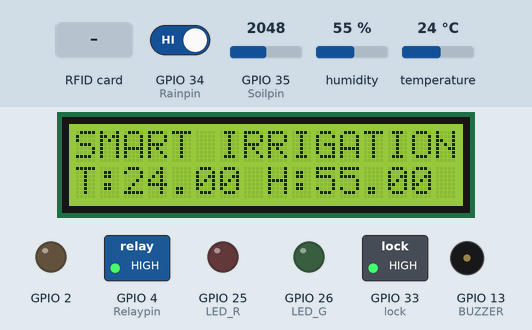
Bench run of a sketch on a simulated ESP32. Parts: 16×2 character LCD, switched loads named in the sketch (green lamp = pin HIGH), output pins drawn as LEDs (lit = HIGH), buzzer (waves = sounding, pin HIGH). Inputs (shaded band) come from the test bench; at power-on: GPIO 34 (Rainpin) HIGH, humidity 55 %, temperature 24 °C, GPIO 35 (Soilpin) = 2048. WiFi joins after 1.5 s; servers stay silent unless stated; what the sketch prints to the serial monitor is not drawn.

Above: at 3.1 s.
3.2 s: GPIO 34 (Rainpin) driven LOW
At 4.6 s:
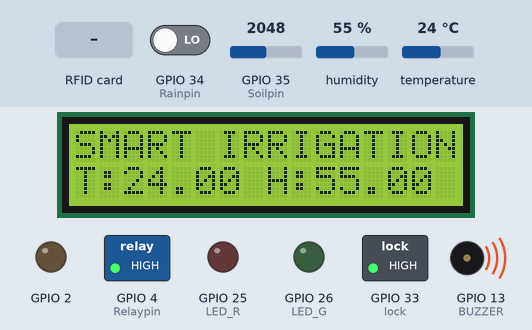
5.5 s: RFID card 70 B9 F2 1B held to the reader
At 6.6 s:
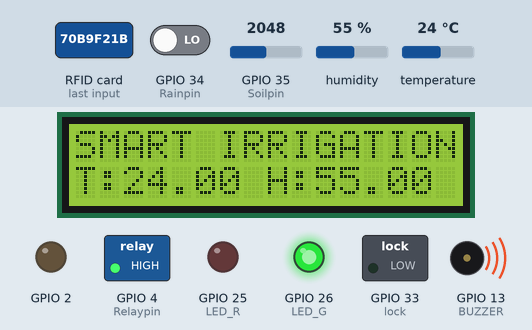
10.6 s: RFID card 5E 7A 19 C4 held to the reader
At 12.0 s:
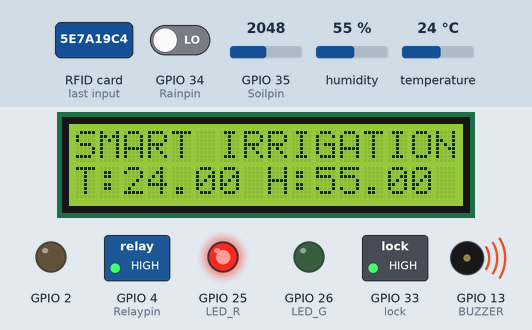
13.7 s: humidity set to 22 %
At 15.9 s:
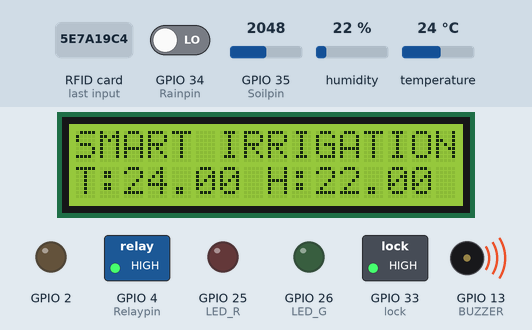
16.9 s: temperature set to 12 °C
At 18.9 s:
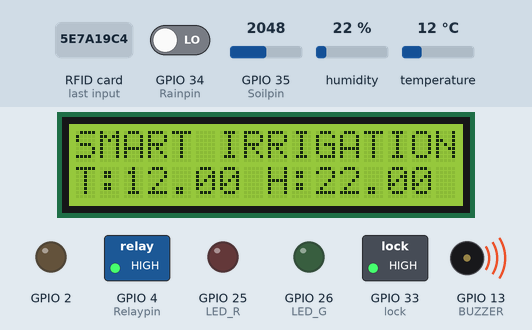
Timing chart, 0 to 20.4 s (numbered marks = the images above; inputs shaded):
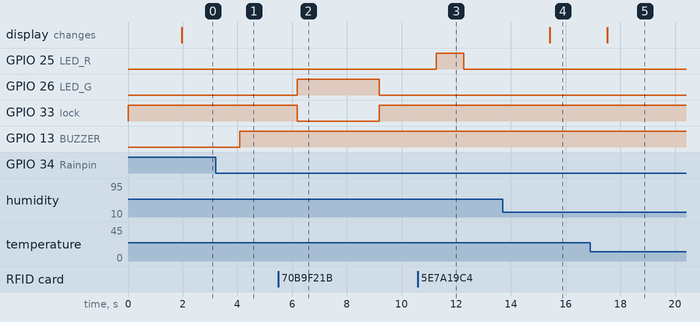

The sketch:

blocking.ino
```cpp
#include <WiFi.h>
#include <WiFiClient.h>
#include <BlynkSimpleEsp32.h>
#include <LiquidCrystal_I2C.h>
#define  BLYNK_PRINT Serial
#include <DHT.h>
#include <SPI.h>
#include <MFRC522.h>
#include <Wire.h>

#define BLYNK_PRINT Serial

#define BLYNK_TEMPLATE_ID "TMPL2xW1qNNeE"
#define BLYNK_TEMPLATE_NAME "Smart Irrigation System"

char auth[] = "mdaffpH0i1GG0WSqHStVM8cdHZ34ztJz";
char ssid[] = "hcn sar 03212323255";
char pass[] = "humayunsj789";


#define SCL 22
#define SDA 21

#define DHTPIN 17//dht pin

#define SS_PIN 5
#define SCK 18
#define MOSI 23
#define MISO 19
#define RST_PIN 32

#define Rainpin 34     // Pin connected to rain detector sensor
#define Soilpin 35   // Pin connected to soil moisture sensor
#define Relaypin 4           // Pin connected to relay control
#define lock 33
#define BUZZER 13
#define LED_G 26
#define LED_R 25
//const int lock = 18;


int Relay = 0;
float soil_threshold =40.0;
int rfid_cntrl =0;

//BlynkTimer timer;

DHT dht(DHTPIN, DHT11);
BlynkTimer timer;
LiquidCrystal_I2C lcd(0x27, 16, 2);// if lcd not work change address ox3F to 0x27
MFRC522 mfrc522(SS_PIN, RST_PIN);   // Create MFRC522 instance


byte cardUID[] = {0x70, 0xB9, 0xF2, 0x1B};    //enter your rfid card vlaue

// rfid lock from blynk
BLYNK_WRITE(V6) {
  rfid_cntrl= param.asInt();
  Serial.print("RIFD STATE");
  Serial.println(rfid_cntrl);
}


void rfid_func(){
  if(rfid_cntrl)
  {
    //digitalWrite(LED_R,0);
    Serial.print("RFID CNTRL IS HIGH");
    Serial.println(rfid_cntrl);

if (mfrc522.PICC_IsNewCardPresent() && mfrc522.PICC_ReadCardSerial()) {

    // Check if card UID matches pre-programmed card UID
    if (memcmp(mfrc522.uid.uidByte, cardUID, mfrc522.uid.size) == 0) {
      // Card matched
      Serial.println("Match found");
      digitalWrite(LED_G, HIGH);
      digitalWrite(lock, LOW);
      delay(3000);
      digitalWrite(lock, HIGH);
      digitalWrite(LED_G, LOW);
    } else {
      Serial.println("Invalid Card");
      digitalWrite(LED_R, HIGH);
      delay(1000);
      digitalWrite(LED_R, LOW);
    }

    mfrc522.PICC_HaltA();
    mfrc522.PCD_StopCrypto1();
  }
  }
  else
  {
    if (mfrc522.PICC_IsNewCardPresent() && mfrc522.PICC_ReadCardSerial()) {

    // Check if card UID matches pre-programmed card UID
    if (memcmp(mfrc522.uid.uidByte, cardUID, mfrc522.uid.size) == 0) {
      // Card matched
      Serial.println("Match found");
      digitalWrite(LED_G, HIGH);
      digitalWrite(lock, LOW);
      delay(3000);
      digitalWrite(lock, HIGH);
      digitalWrite(LED_G, LOW);
    } else {
      Serial.println("Invalid Card");
      digitalWrite(LED_R, HIGH);
      delay(1000);
      digitalWrite(LED_R, LOW);
    }

    mfrc522.PICC_HaltA();
    mfrc522.PCD_StopCrypto1();
  } }


}

//Get the button value
BLYNK_WRITE(V12) {
  Relay = param.asInt();

  if (Relay == 1) {
    digitalWrite(Relaypin, LOW);
   // Serial.println("pump blynk control low");

  } else if (Relay==0) {
    digitalWrite(Relaypin, HIGH);
 // Serial.println("pump blynk control high+++++++++");

  }
}

int a=1;
//Get the soil moisture values
void soilMoistureSensor() {


  //int soilMoisture = ++a;//analogRead(Soilpin);
  int soilMoisture = analogRead(Soilpin);//analogRead(Soilpin);
  float soil_per =  100 - (  ( (soilMoisture/4095.00) * 100 ) );//
  //Serial.print("soil percentage.................... ");
  //Serial.println(soil_per);

  //if(soil_per<soil_threshold){

    //Blynk.logEvent("water_level_alert","soil humidity is on low level turn on pump");

  //}
 // Blynk.email("abbc@.com", "pump_on", "water pump is on ");
    //Blynk.notify("pump_on : water pump is on ");
  //  Blynk.logEvent("pump_on","water pump is on");

bool isRaining =! digitalRead(Rainpin);
 //Serial.print("soil value is  ---------------------");
 //Serial.println(soilMoisture);


  Blynk.virtualWrite(V3, soil_per);     // Send soil moisture to V7 on the Blynk app
  Blynk.virtualWrite(V4, isRaining);         // Send rain status to V8 on the Blynk app
if (isRaining)
  {
    digitalWrite(Relaypin, 1);  // Turn off the water pump
   // Serial.println("Rain detected. Water pump is off.");
    digitalWrite(BUZZER,1);
    digitalWrite(2,0);
    Serial.println("buzzer is 1111111");

    Blynk.virtualWrite(V4, "Rain Detected");  // Send status message to V9 on the Blynk app
   Blynk.logEvent("rain_detection","Its rainin outside");
  }
  else if (soil_per< soil_threshold)
  {  // Adjust the threshold value based on your soil moisture sensor
    digitalWrite(Relaypin, 0);  // Turn on the water pump
    //Serial.println("Soil moisture is low. Water pump is on.");
    Blynk.virtualWrite(V12, "Watering");  // Send status message to V9 on the Blynk app
    // Blynk.email("abbc@.com", "pump_on", "water pump is on ");
    //Blynk.notify("pump_on : water pump is on ");
    Blynk.logEvent("pump_on","water pump is on");
  digitalWrite(2,1);
  }
  else
  {
    if(!Relay){
    digitalWrite(Relaypin, 1);
    digitalWrite(2,0);}
   // else{
    //  digitalWrite(Relaypin, 1);}


    // Turn off the water pump
  //  Serial.println("Soil moisture is sufficient. Water pump is off.");
    Blynk.virtualWrite(V12, "Idle");  // Send status
    digitalWrite(BUZZER,0);
//    Serial.println("buzzer is 0000000");
    digitalWrite(2,0);
  }
//  lcd.setCursor(0, 0);
//  lcd.print("Moisture :");
//  lcd.print(value);
//  lcd.print(" ");
}
float h;
float t;
void DHT11sensor() {
//  h =h>100?0:++h; //dht.readHumidity();
 // t =t>100?0:++t;; //dht.readTemperature();
  h =dht.readHumidity();
  t =dht.readTemperature();

  if (isnan(h) || isnan(t)) {
    Serial.println("Failed to read from DHT sensor!");
    return;
  }

  lcd.setCursor(0, 1);
  lcd.print("T:");
  lcd.print(t);

  lcd.setCursor(8, 1);
  lcd.print("H:");
  lcd.print(h);
  Blynk.virtualWrite(V0, t);  // Send temperature to V5 on the Blynk app
  Blynk.virtualWrite(V1, h);     // Send humidity to V6 on the Blynk app
}


void setup()
{
   Serial.begin(115200);

  pinMode(Rainpin, INPUT);
  pinMode(Soilpin, INPUT);
  pinMode(Relaypin, OUTPUT);
  pinMode(lock, OUTPUT);
  pinMode(LED_G,OUTPUT);
  pinMode(LED_R,OUTPUT);
  pinMode(BUZZER,OUTPUT);
  pinMode(2,OUTPUT);
  digitalWrite(Relaypin,1);
  digitalWrite(lock,1);


  SPI.begin();            // Initialize SPI bus
  mfrc522.PCD_Init();      // Initialize MFRC522 RFID reader
  lcd.init();
  dht.begin();
  Blynk.begin(auth, ssid, pass, "blynk.cloud", 80);


  lcd.backlight();
  lcd.setCursor(0, 0);
  lcd.print("SMART IRRIGATION");

  // timer.setInterval(1000L, DHT11sensor);
  //timer.setInterval(1000L, soilMoistureSensor);
  //timer.setInterval(1000L, rfid_func);

 // Blynk.begin(auth, ssid, pass);

}
bool cardMatched = false;
bool cardInvalid = false;
unsigned long cardMatchedTime = 0;
unsigned long cardInvalidTime = 0;

const long lockDuration = 3000; // Lock open duration in milliseconds
const long blinkDuration = 1000; // Blink duration for LED feedback in milliseconds


void loop()
{
  Blynk.run();
  DHT11sensor();
  soilMoistureSensor();


if (mfrc522.PICC_IsNewCardPresent() && mfrc522.PICC_ReadCardSerial()) {
    // Check if card UID matches pre-programmed card UID
    if (memcmp(mfrc522.uid.uidByte, cardUID, mfrc522.uid.size) == 0) {
      // Card matched
//      if (!cardMatched) {
//        cardMatched = true;
//        cardMatchedTime = millis();
//
        Serial.println("Match found");
        digitalWrite(LED_G, HIGH);
        digitalWrite(lock, LOW);
         delay(3000);
        digitalWrite(LED_G, 0);
        digitalWrite(lock, 1);

//      }
    }
    else {
      // Invalid Card
      //if (!cardInvalid) {
       // cardInvalid = true;
       // cardInvalidTime = millis();
        Serial.println("Invalid Card");
        digitalWrite(LED_R, HIGH);
        delay(1000);
        digitalWrite(LED_R,0);
      }


    mfrc522.PICC_HaltA();
    mfrc522.PCD_StopCrypto1();
  }

  // Check for lock open duration
 // if (cardMatched && (millis() - cardMatchedTime >= lockDuration)) {
 //   cardMatched = false;
  //  digitalWrite(lock, HIGH);
   // digitalWrite(LED_G, LOW);
 // }

  // Check for LED blink duration
 // if (cardInvalid && (millis() - cardInvalidTime >= blinkDuration)) {
  //  cardInvalid = false;
  //  digitalWrite(LED_R, LOW);
//}
  //Blynk.run();
   //timer.run();
//   rfid_func();//Run the Blynk timer
delay(1000);
}
```

Measured:
- after the input at 3.2 s, GPIO 13 (BUZZER): LOW → HIGH after 0.88 s
- after the input at 5.5 s, GPIO 26 (LED_G): LOW → HIGH after 0.69 s, → LOW 3.0 s later; GPIO 33 (lock): HIGH → LOW after 0.69 s, → HIGH 3.0 s later
- after the input at 10.6 s, GPIO 25 (LED_R): LOW → HIGH after 0.67 s, → LOW 1.0 s later
- after the input at 13.7 s, the display: changes after 1.7 s (image 4)
- after the input at 16.9 s, the display: changes after 0.62 s (image 5)
